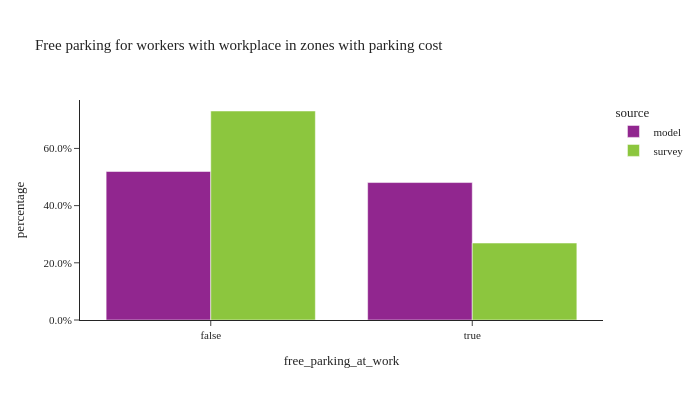

The cell this chart's notebook holds for it:
### Markdown cell above
## free parking availability for workers in zones with parking costs

### Code cell
util.plot_share_barchart(workers_parking, 'person_weight', 'free_parking_at_work', title="Free parking for workers with workplace in zones with parking cost")

### Figure 1 — Plotly figure (JSON) as saved in the notebook; plotly's stock layout.template omitted (floating-point values rounded to 4 significant figures)
{"data": [{"alignmentgroup": "True", "customdata": [[95331], [88228]], "hovertemplate": "source=model<br>free_parking_at_work=%{x}<br>percentage=%{y}<br>sample_size=%{customdata[0]}<extra></extra>", "legendgroup": "model", "marker": {"color": "#91268F", "pattern": {"shape": ""}}, "name": "model", "offsetgroup": "model", "orientation": "v", "showlegend": true, "textposition": "auto", "type": "bar", "x": [false, true], "xaxis": "x", "y": [0.5193, 0.4807], "yaxis": "y"}, {"alignmentgroup": "True", "customdata": [[466], [100]], "hovertemplate": "source=survey<br>free_parking_at_work=%{x}<br>percentage=%{y}<br>sample_size=%{customdata[0]}<extra></extra>", "legendgroup": "survey", "marker": {"color": "#8CC63E", "pattern": {"shape": ""}}, "name": "survey", "offsetgroup": "survey", "orientation": "v", "showlegend": true, "textposition": "auto", "type": "bar", "x": [false, true], "xaxis": "x", "y": [0.7309, 0.2691], "yaxis": "y"}], "layout": {"barmode": "group", "height": 400, "legend": {"title": {"text": "source"}, "tracegroupgap": 0}, "title": {"text": "Free parking for workers with workplace in zones with parking cost"}, "width": 700, "xaxis": {"anchor": "y", "domain": [0.0, 1.0], "title": {"text": "free_parking_at_work"}}, "yaxis": {"anchor": "x", "domain": [0.0, 1.0], "tickformat": ".1%", "title": {"text": "percentage"}}}}
